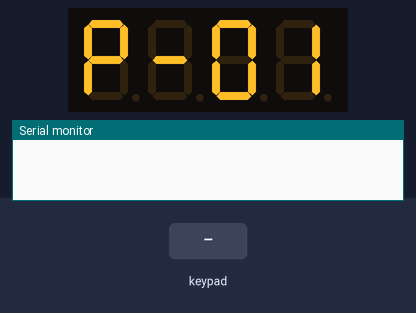
A sketch run on a simulated ESP32. Parts: 4-digit seven-segment display, the last lines printed to the serial monitor. Wiring (inferred from the names in the program): TM1637 display: clock GPIO 11; DIO GPIO 10; 3×3 keypad with keys 1 2 3 4 5 6 7 8 9 (labels assumed): rows GPIO 4, GPIO 5, GPIO 6; columns GPIO 7, GPIO 8, GPIO 9. The inputs (shaded band) are chosen by the test bench. Storage starts empty.

Above: at 1.2 s.
1.3 s: key '2' pressed
At 1.8 s:
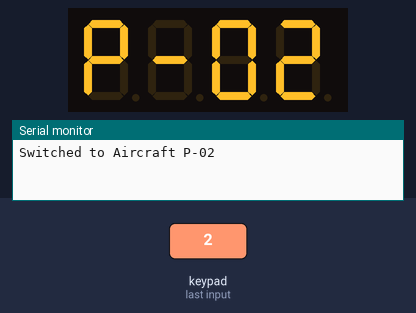
5.5 s: key '2' pressed
At 6.2 s:
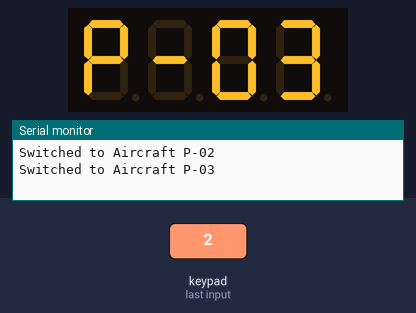
Timing chart, 0 to 8.5 s (numbered marks = the images above; inputs shaded):
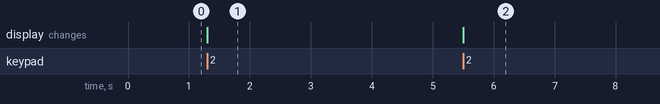

The sketch:

firmware.ino
```cpp
#include <Arduino.h>
#include <FS.h>
#include <LittleFS.h>

#define PIN_AUDIO    1
#define PIN_TM_DIO   10
#define PIN_TM_CLK   11

const uint8_t rowPins[3] = {4, 5, 6};
const uint8_t colPins[3] = {7, 8, 9};

uint8_t currentPlane = 1;
const uint8_t maxPlanes = 5;

const uint8_t segmentP = 0x73;
const uint8_t digitMap[] = {
  0x3f, 0x06, 0x5b, 0x4f, 0x66, 0x6d, 0x7d, 0x07, 0x7f, 0x6f
};

class TM1637Display {
private:
  uint8_t clkPin, dioPin;
  void start() {
    pinMode(dioPin, OUTPUT);
    digitalWrite(dioPin, HIGH); digitalWrite(clkPin, HIGH);
    delayMicroseconds(2); digitalWrite(dioPin, LOW);
  }
  void stop() {
    pinMode(dioPin, OUTPUT);
    digitalWrite(clkPin, LOW); digitalWrite(dioPin, LOW);
    delayMicroseconds(2); digitalWrite(clkPin, HIGH); digitalWrite(dioPin, HIGH);
    delayMicroseconds(2);
  }
  void writeByte(uint8_t b) {
    for (uint8_t i = 0; i < 8; i++) {
      digitalWrite(clkPin, LOW);
      digitalWrite(dioPin, (b & 0x01) ? HIGH : LOW);
      delayMicroseconds(2); digitalWrite(clkPin, HIGH); delayMicroseconds(2);
      b >>= 1;
    }
    digitalWrite(clkPin, LOW); pinMode(dioPin, INPUT);
    digitalWrite(clkPin, HIGH); delayMicroseconds(2);
    pinMode(dioPin, OUTPUT);
  }
public:
  TM1637Display(uint8_t clk, uint8_t dio) : clkPin(clk), dioPin(dio) {}
  void init() {
    pinMode(clkPin, OUTPUT); pinMode(dioPin, OUTPUT);
    start(); writeByte(0x8f); stop();
  }
  void showPlane(uint8_t planeNum) {
    start(); writeByte(0x40); stop();
    start(); writeByte(0xC0);
    writeByte(segmentP);
    writeByte(0x40);
    writeByte(digitMap[(planeNum / 10) % 10]);
    writeByte(digitMap[planeNum % 10]);
    stop();
  }
};

TM1637Display display(PIN_TM_CLK, PIN_TM_DIO);

void playWAV(const char* filename) {
  if (!LittleFS.exists(filename)) {
    Serial.printf("File not found: %s\n", filename);
    return;
  }

  File wavFile = LittleFS.open(filename, "r");
  if (!wavFile) return;

  wavFile.seek(44);

  ledcAttachChannel(PIN_AUDIO, 32000, 8, 0);

  uint8_t sample;
  while (wavFile.available()) {
    sample = wavFile.read();
    ledcWrite(PIN_AUDIO, sample);
    delayMicroseconds(45);
  }

  wavFile.close();
  ledcWrite(PIN_AUDIO, 0);
}

uint8_t scanKeypad() {
  for (uint8_t r = 0; r < 3; r++) {
    digitalWrite(rowPins[r], HIGH);
    delayMicroseconds(20);
    for (uint8_t c = 0; c < 3; c++) {
      if (digitalRead(colPins[c]) == HIGH) {
        digitalWrite(rowPins[r], LOW);
        return (r * 3) + c + 1;
      }
    }
    digitalWrite(rowPins[r], LOW);
  }
  return 0;
}

void setup() {
  Serial.begin(115200);

  if (!LittleFS.begin(true)) {
    Serial.println("LittleFS Mount Failed");
  }

  for (uint8_t i = 0; i < 3; i++) {
    pinMode(rowPins[i], OUTPUT);
    digitalWrite(rowPins[i], LOW);
    pinMode(colPins[i], INPUT_PULLDOWN);
  }

  display.init();
  display.showPlane(currentPlane);
}

uint8_t lastBtn = 0;
unsigned long lastDebounce = 0;

void loop() {
  uint8_t btn = scanKeypad();

  if (btn != 0 && btn != lastBtn && (millis() - lastDebounce > 150)) {
    lastDebounce = millis();
    lastBtn = btn;

    if (btn == 2) {
      currentPlane = (currentPlane % maxPlanes) + 1;
      display.showPlane(currentPlane);
      Serial.printf("Switched to Aircraft P-%02d\n", currentPlane);
    }
    else if (btn == 3) {
      currentPlane = (currentPlane == 1) ? maxPlanes : currentPlane - 1;
      display.showPlane(currentPlane);
      Serial.printf("Switched to Aircraft P-%02d\n", currentPlane);
    }
    else {
      uint8_t alarmMap[] = {0, 1, 0, 0, 2, 3, 4, 5, 6, 7};
      uint8_t alarmIndex = alarmMap[btn];

      if (alarmIndex > 0) {
        char path[32];
        snprintf(path, sizeof(path), "/p%d/a%d.wav", currentPlane, alarmIndex);
        Serial.printf("Playing: %s\n", path);
        playWAV(path);
      }
    }
  } else if (btn == 0) {
    lastBtn = 0;
  }
}
```

Measured:
- after the input at 1.3 s, the display: changes at once (image 1)
- after the input at 5.5 s, the display: changes at once (image 2)
